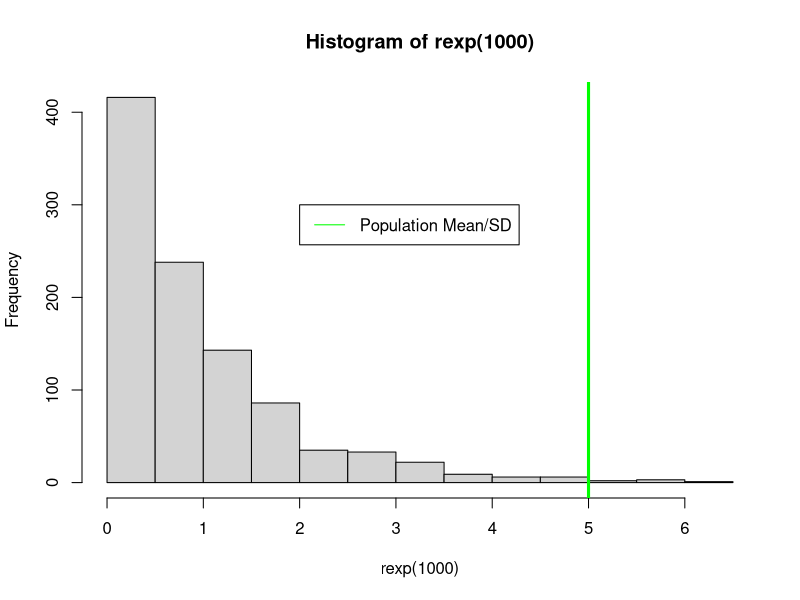
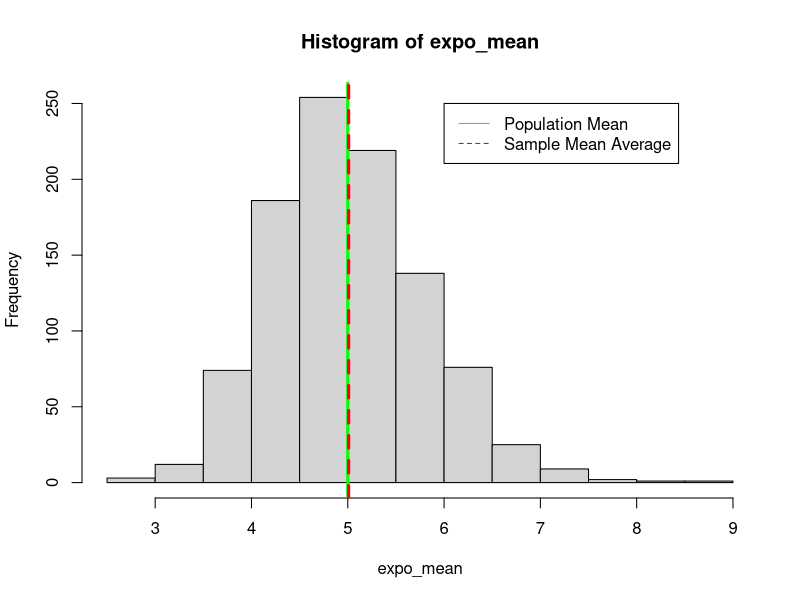
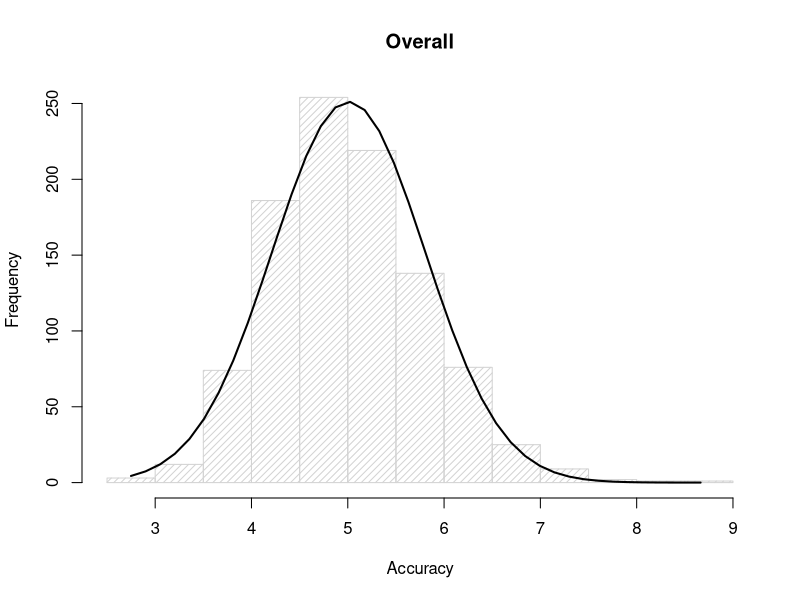
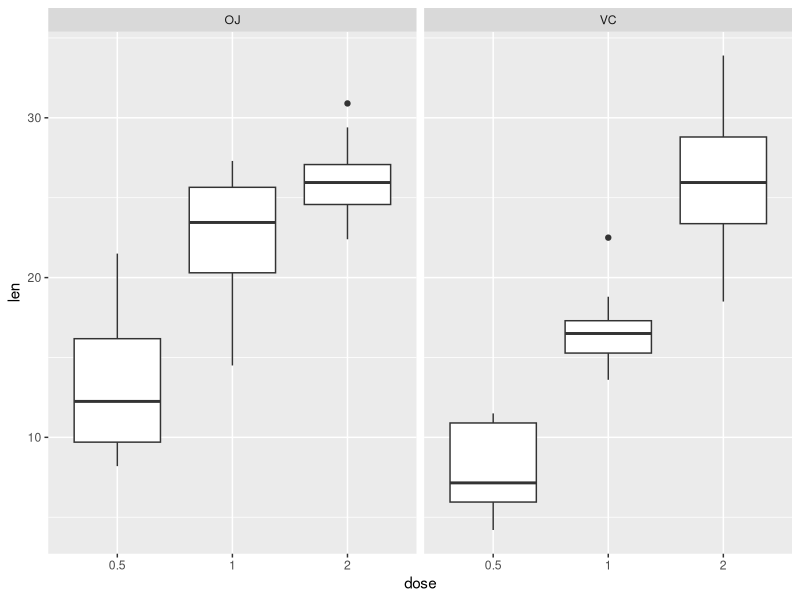

Generate these figures, in order, with R:
##----------------------------------------------------------------------------
##----------------------------------------------------------------------------
##
##  File name:  Assignment.R
##  Date:       08JUNE2019
##
##  Assignment for Statistical Inference
##  
##
##----------------------------------------------------------------------------
##----------------------------------------------------------------------------

##----------------------------------------------------------------------------
## Library
##----------------------------------------------------------------------------

library(ggplot2)

##----------------------------------------------------------------------------
## Simulation
##----------------------------------------------------------------------------

#The exponential distribution can be simulated in R with rexp(n, lambda) 
#lambda is the rate parameter, lambda = 0.2 for all of the simulations
#mean of exponential distribution is 1/lambda - population mean
#standard deviation is also 1/lambda - population standard deviation
#variance is standard deviation - (1/lambda)^2
#investigate the distribution of averages of 40 exponentials = n?
#need to do a thousand simulations.

lambda = 0.2
n <- 40

hist(rexp(1000))
abline(v =5, col = "green", lwd = 3)
legend(2, 300, legend="Population Mean/SD",
       col="green", lty=1)

#calculate population parameters
pop.mean <- 1/lambda
pop.sd <- 1/lambda
pop.variance <- 1/lambda^2

# Question 1

#If CTL holds, the average of mean samples should be close to the population mean
#(5) and a variance close to the sd^2/n as size of sample (n) becomes sufficiently
#large

print(pop.mean)

#The theoretical mean should be 5
#Calculating the average of means in 1000 simulations


expo_mean <- NULL
for (i in 1 : 1000) expo_mean = c(expo_mean, mean(rexp(40, 0.2)))
hist(expo_mean)
abline(v = 5, col = "green", lwd = 3)
abline(v = mean(expo_mean), col = "red", lwd = 3, lty =2)
legend(6, 250, legend = c("Population Mean", "Sample Mean Average"),
       col=c("green","red"), lty=c(1,2))

print(mean(expo_mean))

#Question 2

#overlay a random uniform and see how closely they match
#then theoretically calculate the mean
#overlay variance of normal
#theoretically calculate variance and see how lines up


theor.variance <- pop.variance/n
print(theor.variance)

sam.variance <- var(expo_mean)
print(sam.variance)

# Question 3

# Overlay a normal distribution with a mean of 5, standard deviation of
# .79

#plot a normal distribution in R

h <- hist(expo_mean, breaks = 10, density = 20,
          col = "lightgray", xlab = "Accuracy", main = "Overall") 
xfit <- seq(min(expo_mean), max(expo_mean), length = 40) 
yfit <- dnorm(xfit, mean = mean(expo_mean), sd = sd(expo_mean)) 
yfit <- yfit * diff(h$mids[1:2]) * length(expo_mean) 

lines(xfit, yfit, col = "black", lwd = 2)

##----------------------------------------------------------------------------
## Part 2
##----------------------------------------------------------------------------

df <- ToothGrowth

#review data frame
#min 4.2, max 33.9, median 19.25, mean 18.8, sd 7.65

print(head(df))
print(dim(df))
print(fivenum(df$len))
print(mean(df$len))
print(sd(df$len))

#find NAs - no NAs
num.NA.obs <- length(df[complete.cases(df) == FALSE,]$len)

#aggregate to see differences
aggegate.mean.df <- aggregate(.~supp+dose,df, mean)
aggegate.sd.df <- aggregate(.~supp+dose,df, sd)

#create a plot of different values
df$dose <- as.factor(df$dose)
a <- ggplot(df, aes(x=dose, y=len)) + geom_boxplot() +
        facet_grid(.~supp)

plot(a)

#approach - t.test 
#significane - 0.05, one tailed ho = ha, ha > ho
#assumption iid, normal distribution, randomnized, not paired